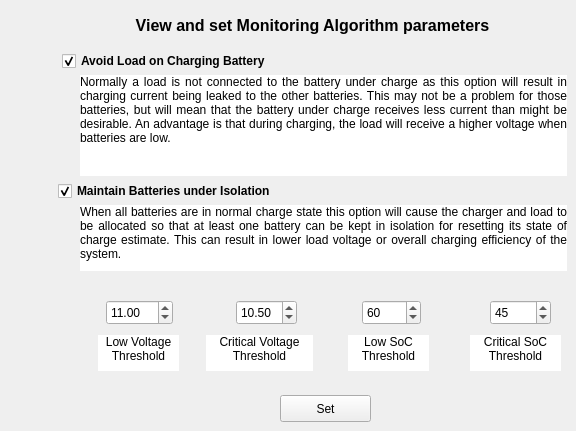
   <widget class="QWidget" name="socTab">
    <property name="toolTip">
     <string>Configuration items for computing State of Charge</string>
    </property>
    <attribute name="title">
     <string>SoC Tracking</string>
    </attribute>
    <widget class="QCheckBox" name="loadChargeCheckBox">
     <property name="geometry">
      <rect>
       <x>62</x>
       <y>50</y>
       <width>273</width>
       <height>22</height>
      </rect>
     </property>
     <property name="font">
      <font>
       <weight>75</weight>
       <bold>true</bold>
      </font>
     </property>
     <property name="toolTip">
      <string>This allows a load to be connected to the battery under charge.</string>
     </property>
     <property name="text">
      <string>Avoid Load on Charging Battery</string>
     </property>
     <property name="checked">
      <bool>true</bool>
     </property>
    </widget>
    <widget class="QLabel" name="loadChargeText">
     <property name="geometry">
      <rect>
       <x>80</x>
       <y>75</y>
       <width>487</width>
       <height>101</height>
      </rect>
     </property>
     <property name="autoFillBackground">
      <bool>false</bool>
     </property>
     <property name="styleSheet">
      <string notr="true">background-color: rgb(255, 255, 255);</string>
     </property>
     <property name="text">
      <string>Normally a load is not connected to the battery under charge as this option will result in charging current being leaked to the other batteries. This may not be a problem for those batteries, but will mean that the battery under charge receives less current than might be desirable. An advantage is that during charging, the load will receive a higher voltage when batteries are low.</string>
     </property>
     <property name="alignment">
      <set>Qt::AlignJustify|Qt::AlignTop</set>
     </property>
     <property name="wordWrap">
      <bool>true</bool>
     </property>
    </widget>
    <widget class="QCheckBox" name="isolationMaintainCheckBox">
     <property name="geometry">
      <rect>
       <x>58</x>
       <y>180</y>
       <width>295</width>
       <height>22</height>
      </rect>
     </property>
     <property name="font">
      <font>
       <weight>75</weight>
       <bold>true</bold>
      </font>
     </property>
     <property name="toolTip">
      <string>This allows a battery to be isolated for SoC checking.</string>
     </property>
     <property name="text">
      <string>Maintain Batteries under Isolation</string>
     </property>
     <property name="checked">
      <bool>true</bool>
     </property>
    </widget>
    <widget class="QLabel" name="isolationMaintainText">
     <property name="geometry">
      <rect>
       <x>80</x>
       <y>205</y>
       <width>487</width>
       <height>66</height>
      </rect>
     </property>
     <property name="styleSheet">
      <string notr="true">background-color: rgb(255, 255, 255);</string>
     </property>
     <property name="text">
      <string>When all batteries are in normal charge state this option will cause the charger and load to be allocated so that at least one battery can be kept in isolation for resetting its state of charge estimate. This can result in lower load voltage or overall charging efficiency of the system.</string>
     </property>
     <property name="alignment">
      <set>Qt::AlignJustify|Qt::AlignTop</set>
     </property>
     <property name="wordWrap">
      <bool>true</bool>
     </property>
    </widget>
    <widget class="QPushButton" name="setTrackOptionButton">
     <property name="geometry">
      <rect>
       <x>280</x>
       <y>395</y>
       <width>91</width>
       <height>27</height>
      </rect>
     </property>
     <property name="toolTip">
      <string>Write parameters into Flash memory</string>
     </property>
     <property name="text">
      <string>Set</string>
     </property>
    </widget>
    <widget class="QDoubleSpinBox" name="lowVoltageDoubleSpinBox">
     <property name="geometry">
      <rect>
       <x>106</x>
       <y>300</y>
       <width>67</width>
       <height>25</height>
      </rect>
     </property>
     <property name="toolTip">
      <string>Voltage lower threshold to elevate priority for charging.</string>
     </property>
     <property name="minimum">
      <double>10.000000000000000</double>
     </property>
     <property name="maximum">
      <double>16.000000000000000</double>
     </property>
     <property name="singleStep">
      <double>0.100000000000000</double>
     </property>
     <property name="value">
      <double>11.000000000000000</double>
     </property>
    </widget>
    <widget class="QDoubleSpinBox" name="criticalVoltageDoubleSpinBox">
     <property name="geometry">
      <rect>
       <x>236</x>
       <y>300</y>
       <width>61</width>
       <height>25</height>
      </rect>
     </property>
     <property name="toolTip">
      <string>Voltage lower threshold to remove battery from low priority load.</string>
     </property>
     <property name="minimum">
      <double>10.000000000000000</double>
     </property>
     <property name="maximum">
      <double>16.000000000000000</double>
     </property>
     <property name="singleStep">
      <double>0.100000000000000</double>
     </property>
     <property name="value">
      <double>10.500000000000000</double>
     </property>
    </widget>
    <widget class="QSpinBox" name="lowSoCSpinBox">
     <property name="geometry">
      <rect>
       <x>362</x>
       <y>300</y>
       <width>59</width>
       <height>25</height>
      </rect>
     </property>
     <property name="toolTip">
      <string>State of Charge to elevate priority for charging.</string>
     </property>
     <property name="value">
      <number>60</number>
     </property>
    </widget>
    <widget class="QSpinBox" name="criticalSoCSpinBox">
     <property name="geometry">
      <rect>
       <x>490</x>
       <y>300</y>
       <width>61</width>
       <height>25</height>
      </rect>
     </property>
     <property name="toolTip">
      <string>State of Charge lower threshold to remove battery from low priority load.</string>
     </property>
     <property name="value">
      <number>45</number>
     </property>
    </widget>
    <widget class="QLabel" name="lowVoltageText">
     <property name="geometry">
      <rect>
       <x>98</x>
       <y>335</y>
       <width>81</width>
       <height>36</height>
      </rect>
     </property>
     <property name="toolTip">
      <string>Voltage below which battery is considered low</string>
     </property>
     <property name="styleSheet">
      <string notr="true">background-color: rgb(255, 255, 255);</string>
     </property>
     <property name="text">
      <string>Low Voltage Threshold</string>
     </property>
     <property name="alignment">
      <set>Qt::AlignHCenter|Qt::AlignTop</set>
     </property>
     <property name="wordWrap">
      <bool>true</bool>
     </property>
    </widget>
    <widget class="QLabel" name="criticalVoltageText">
     <property name="geometry">
      <rect>
       <x>206</x>
       <y>335</y>
       <width>107</width>
       <height>36</height>
      </rect>
     </property>
     <property name="toolTip">
      <string>Voltage below which battery is considered critical</string>
     </property>
     <property name="styleSheet">
      <string notr="true">background-color: rgb(255, 255, 255);</string>
     </property>
     <property name="text">
      <string>Critical Voltage Threshold</string>
     </property>
     <property name="alignment">
      <set>Qt::AlignHCenter|Qt::AlignTop</set>
     </property>
     <property name="wordWrap">
      <bool>true</bool>
     </property>
    </widget>
    <widget class="QLabel" name="lowSoCText">
     <property name="geometry">
      <rect>
       <x>348</x>
       <y>335</y>
       <width>81</width>
       <height>36</height>
      </rect>
     </property>
     <property name="toolTip">
      <string>State of Charge below which battery is considered low</string>
     </property>
     <property name="styleSheet">
      <string notr="true">background-color: rgb(255, 255, 255);</string>
     </property>
     <property name="text">
      <string>Low SoC Threshold</string>
     </property>
     <property name="alignment">
      <set>Qt::AlignHCenter|Qt::AlignTop</set>
     </property>
     <property name="wordWrap">
      <bool>true</bool>
     </property>
    </widget>
    <widget class="QLabel" name="criticalSoCText">
     <property name="geometry">
      <rect>
       <x>470</x>
       <y>335</y>
       <width>91</width>
       <height>36</height>
      </rect>
     </property>
     <property name="toolTip">
      <string>State of Charge below which battery is considered critical</string>
     </property>
     <property name="styleSheet">
      <string notr="true">background-color: rgb(255, 255, 255);</string>
     </property>
     <property name="text">
      <string>Critical SoC Threshold</string>
     </property>
     <property name="alignment">
      <set>Qt::AlignHCenter|Qt::AlignTop</set>
     </property>
     <property name="wordWrap">
      <bool>true</bool>
     </property>
    </widget>
    <widget class="QLabel" name="monitoringLabel">
     <property name="geometry">
      <rect>
       <x>96</x>
       <y>5</y>
       <width>433</width>
       <height>41</height>
      </rect>
     </property>
     <property name="font">
      <font>
       <pointsize>12</pointsize>
       <weight>75</weight>
       <bold>true</bold>
      </font>
     </property>
     <property name="text">
      <string>View and set Monitoring Algorithm parameters</string>
     </property>
     <property name="alignment">
      <set>Qt::AlignCenter</set>
     </property>
     <property name="wordWrap">
      <bool>true</bool>
     </property>
    </widget>
   </widget>
